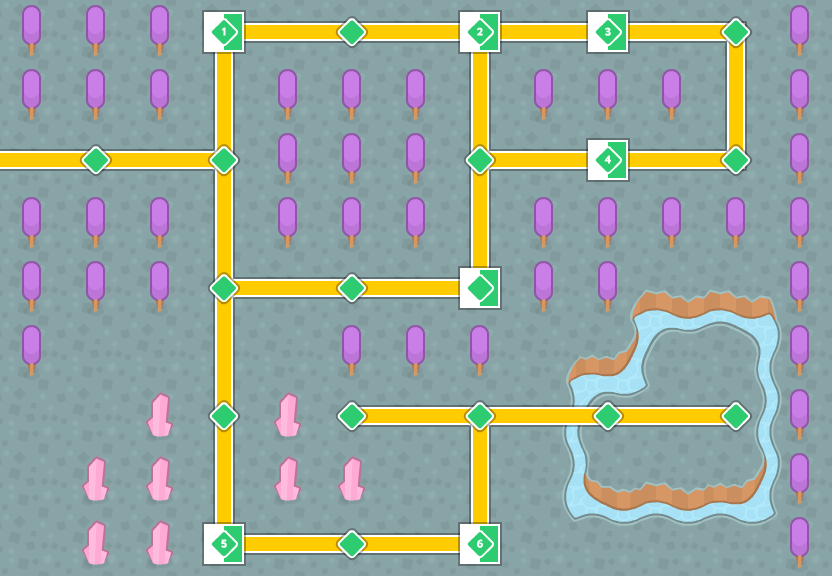

This game map was drawn from its Tiled (.tmx) file and the tilesets committed beside it. A one-line description and the full map source follow:
An orthogonal 13x9 tile map with 64x64 px tiles, 4 tile layers (water, ground, path, places).

<map version="1.2" tiledversion="1.2.1" orientation="orthogonal" renderorder="right-down" width="13" height="9" tilewidth="64" tileheight="64" infinite="0" nextlayerid="13" nextobjectid="1">
 <tileset firstgid="1" name="mapPack_tilesheet" tilewidth="64" tileheight="64" tilecount="204" columns="17">
  <image source="../imgs/mapPack_tilesheet.png" width="1088" height="768" />
 </tileset>
 <layer id="9" name="water" width="13" height="9">
  <data encoding="csv">
0,0,0,0,0,0,0,0,0,0,0,0,0,
0,0,0,0,0,0,0,0,0,0,0,0,0,
0,0,0,0,0,0,0,0,0,0,0,0,0,
0,0,0,0,0,0,0,0,0,204,204,204,204,
0,0,0,0,0,0,0,204,204,204,204,204,204,
0,0,0,0,0,0,0,204,204,204,204,204,204,
0,0,0,0,0,0,0,204,204,204,204,204,204,
0,0,0,0,0,0,0,204,204,204,204,204,204,
0,0,0,0,0,0,0,204,204,204,204,204,204
</data>
 </layer>
 <layer id="10" name="ground" width="13" height="9">
  <data encoding="csv">
29,29,29,29,29,29,29,29,29,29,29,29,29,
29,29,29,29,29,29,29,29,29,29,29,29,29,
29,29,29,29,29,29,29,29,29,29,29,29,29,
29,29,29,29,29,29,29,29,29,29,29,29,29,
29,29,29,29,29,29,29,29,29,14,46,46,15,
29,29,29,29,29,29,29,29,14,47,11,13,28,
29,29,29,29,29,29,29,29,30,11,32,30,28,
29,29,29,29,29,29,29,29,30,45,46,47,28,
29,29,29,29,29,29,29,29,31,12,12,12,32
</data>
 </layer>
 <layer id="11" name="path" width="13" height="9">
  <data encoding="csv">
49,49,49,139,143,177,143,141,143,143,143,174,49,
49,49,49,142,49,49,49,142,49,49,49,142,49,
143,177,143,194,49,49,49,193,143,143,143,191,49,
49,49,49,142,49,49,49,142,49,49,49,49,49,
49,49,49,193,143,177,143,157,49,49,0,0,49,
49,0,0,142,0,49,49,49,0,0,0,0,49,
0,0,48,176,48,197,143,175,143,177,143,180,49,
0,48,48,142,48,48,0,142,0,0,0,0,49,
0,48,48,156,143,177,143,157,0,0,0,0,49
</data>
 </layer>
 <layer id="12" name="places" width="13" height="9">
  <data encoding="csv">
0,0,0,147,0,0,0,148,0,149,0,0,0,
0,0,0,0,0,0,0,0,0,0,0,0,0,
0,0,0,0,0,0,0,0,0,150,0,0,0,
0,0,0,0,0,0,0,0,0,0,0,0,0,
0,0,0,0,0,0,0,161,0,0,0,0,0,
0,0,0,0,0,0,0,0,0,0,0,0,0,
0,0,0,0,0,0,0,0,0,0,0,0,0,
0,0,0,0,0,0,0,0,0,0,0,0,0,
0,0,0,151,0,0,0,164,0,0,0,0,0
</data>
 </layer>
</map>
